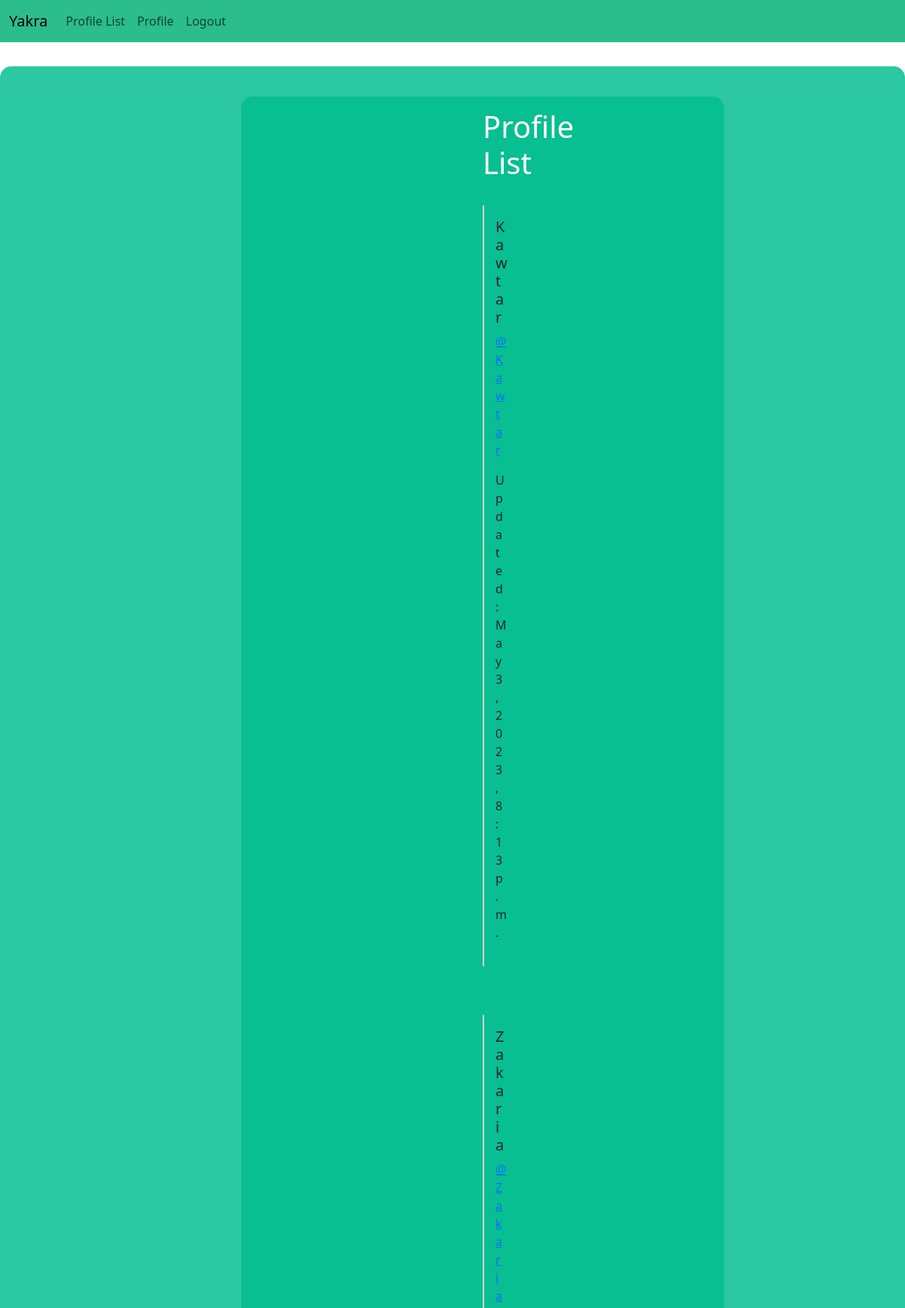
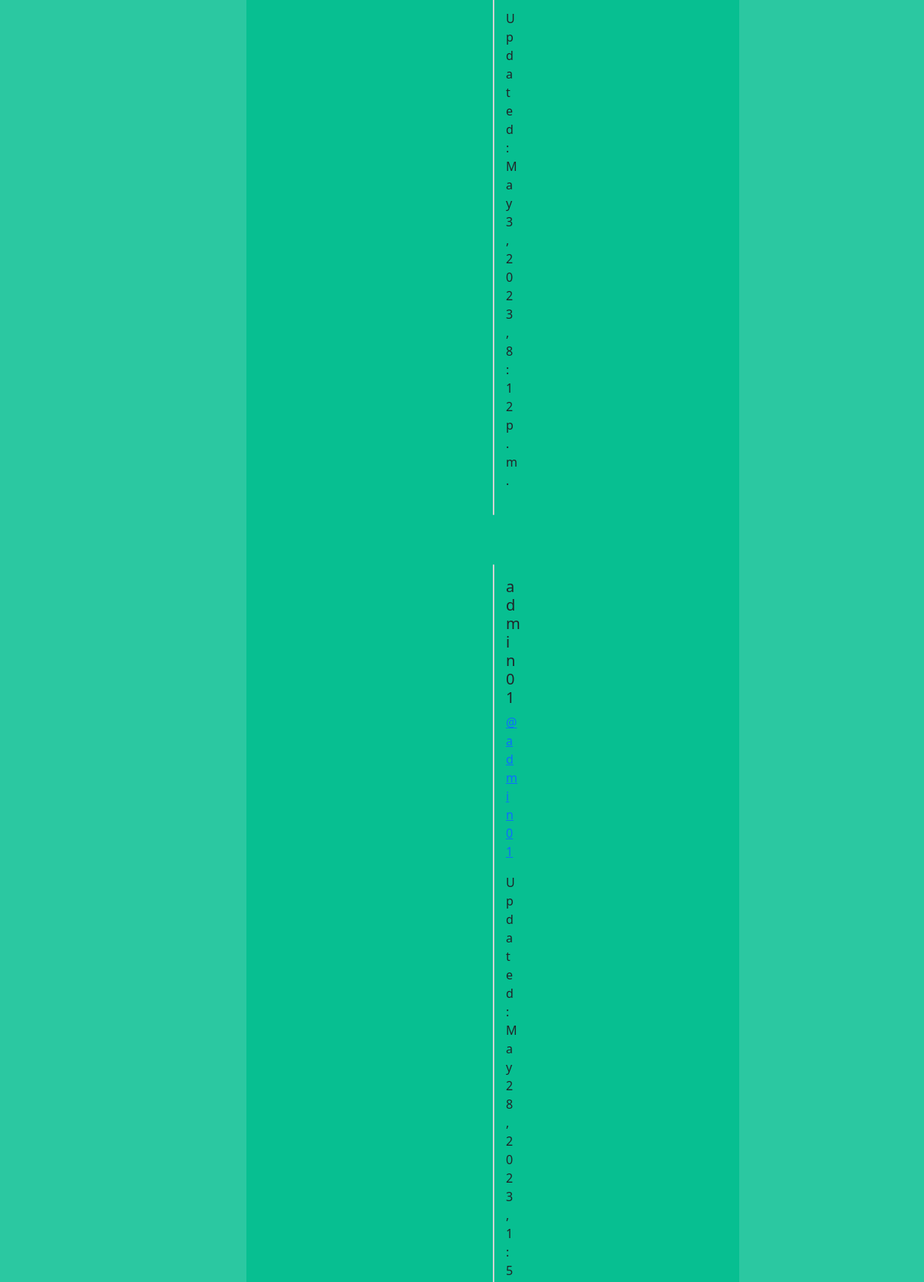
/profile_list/ (signed in, upper part), run on the app's committed database (2 pictures, top to bottom).
### Yakra/models.py (models this page shows, shortened)
class Profile(models.Model):
    user = models.OneToOneField(User,on_delete=models.CASCADE)
    follows = models.ManyToManyField("self",
         related_name="followed_by",
         symmetrical=False, #not neccessary to follow each other i can follow you but not neccecary to follow me back
         blank=True) #don't have to follow anyone
    date_modified = models.DateTimeField(User, auto_now=True) #give use the most stuff and date time field
    profile_image = models.ImageField(null=True, blank=True, upload_to="images/")

### Yakra/views.py (the view)
# urls.py: path('profile_list/', views.profile_list,name='profile_list'),
def profile_list(request):
    if request.user.is_authenticated:
        profiles = Profile.objects.exclude(user=request.user)
        return render(request,'profile_list.html',{"profiles":profiles})
    else:
        messages.success(request,("You Must Be logged In to Enter this Page"))
        return redirect('home')

### Yakra/templates/profile_list.html (shortened to what this page needs)
{%extends 'base.html'%}
{% load static%}
{%block content %}
      <div class="container">
        <h1 class="h1">Profile List</h1>
        <br/>
        {%if profiles %}
        {%for profile in profiles %}
          <div class="card mb-3" style="max-width: 540px;">
              <div class="row g-0">
                <div class="col-md-8">
                  <div class="card-body">
                    <h5 class="card-title">{{profile.user.username}}</h5>
                    <p class="card-text"> <a href="{%url 'profile' profile.user.id%}">@{{profile.user.username}}</a></p>Updated : {{ profile.date_modified }}</small></p>
                  </div>
                </div>
              </div>
          </div>
          <br/><br/>
        {%endfor%}
        {% endif %}
      </div>
{% endblock%}

### Yakra/templates/profile_list.html (style rules this page uses)
:root { --radius: 15px; }
.h1 { color: white; }
.container { border-top: 50px; border-radius: var(--radius); padding: 1rem 1.5rem; color: #3cb176b4; background-color: #00bd8ed4; max-width:fit-content; padding-right: 320px; padding-left: 320px; padding-bottom: 10px; margin-bottom: 24px; }
.row { background-color: #cde7dd; }

### data on the page
Profile: user.username "Kawtar", date_modified "May 3, 2023, 8:13 p.m."
Profile: user.username "Zakaria", date_modified "May 3, 2023, 8:12 p.m."
Profile: user.username "admin01"
